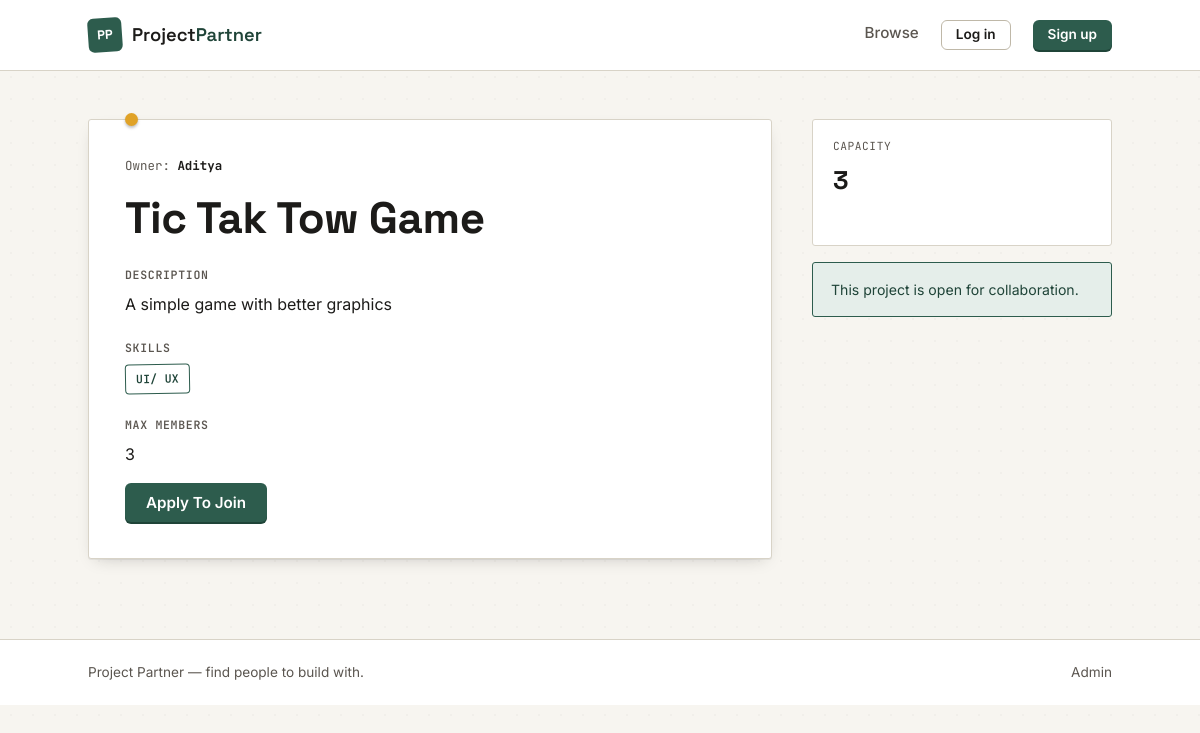
The app's page /project/3/ with its own data.
### projects/models.py (models this page shows, shortened)
class Project(models.Model):
    owner = models.ForeignKey(
        User,
        on_delete=models.CASCADE
    )
    title = models.CharField(max_length=200)
    description = models.TextField()
    required_skills = models.CharField(max_length=300)
    max_members = models.IntegerField()
    created_at = models.DateTimeField(auto_now_add=True)

### projects/views.py (the view)
def project_detail(request, project_id):
    project = get_object_or_404(
        Project,
        id=project_id
    )
    return render(
        request,
        'project_detail.html',
        {'project': project}
    )

### templates/project_detail.html
{% extends "base.html" %}
{% block content %}
<div class="wrap">
    <div class="detail-layout">
        <article class="detail-card">
            <p class="detail-card__owner">Owner: <strong>{{ project.owner }}</strong></p>
            <h1>{{ project.title }}</h1>
            <p class="detail-card__section-label">Description</p>
            <p>{{ project.description }}</p>
            <p class="detail-card__section-label">Skills</p>
            <div class="tag-row">
                <span class="tag tag--pine">{{ project.required_skills }}</span>
            </div>
            <p class="detail-card__section-label">Max Members</p>
            <p>{{ project.max_members }}</p>
            {% if request.user == project.owner %}
                <button type="button" class="btn btn--ghost">Edit Project</button>
            {% else %}
                <a href="{% url 'apply_to_join' project.id %}" class="btn btn--primary">Apply To Join</a>
            {% endif %}
        </article>
        <aside class="detail-sidebar">
            <div class="stat-box">
                <p class="stat-box__label">Capacity</p>
                <p class="stat-box__value">{{ project.max_members }}</p>
            </div>
            <div class="owner-note">
                This project is open for collaboration.
            </div>
        </aside>
    </div>
</div>
{% endblock %}

### static/css/style.css (style rules this page uses)
:root { --paper: #F7F5F0; --paper-raised: #FFFFFF; --ink: #1C1B19; --ink-soft: #5B5650; --rule: #D8D3C7; --rule-strong: #BFB8A8; --pine: #2D5C4D; --pine-deep: #1F4438; --pine-tint: #E5EEEA; --amber: #E0A227; --amber-deep: #B97F12; --amber-tint: #FBF0DA; --rust: #B5482E; --rust-tint: #F7E6E1; --font-display: 'Space Grotesk', system-ui, sans-serif; --font-body: 'Inter', system-ui, sans-serif; --font-mono: 'JetBrains Mono', ui-monospace, monospace; --radius-card: 3px; --radius-pill: 999px; --shadow-pin: 0 1px 0 rgba(28,27,25,0.06), 0 6px 16px -8px rgba(28,27,25,0.25); --shadow-pin-hover: 0 1px 0 rgba(28,27,25,0.08), 0 14px 28px -12px rgba(28,27,25,0.35); }
* { box-sizing: border-box; }
html { scroll-behavior: smooth; }
body { margin: 0; background: var(--paper); color: var(--ink); font-family: var(--font-body); font-size: 16px; line-height: 1.55; -webkit-font-smoothing: antialiased; position: relative; }
.wrap { max-width: 1080px; margin: 0 auto; padding: 0 28px; position: relative; z-index: 1; }
h1, h2, h3, h4 { font-family: var(--font-display); font-weight: 600; line-height: 1.15; margin: 0 0 0.5em; letter-spacing: -0.01em; }
h1 { font-size: clamp(2rem, 4vw, 2.75rem); font-weight: 700; }
p { margin: 0 0 1em; color: var(--ink); }
a { color: var(--pine-deep); text-decoration: none; }
.btn { display: inline-flex; align-items: center; justify-content: center; gap: 6px; font-family: var(--font-body); font-weight: 600; font-size: 0.95rem; padding: 11px 20px; border-radius: 6px; border: 1.5px solid transparent; cursor: pointer; transition: transform 0.12s ease, box-shadow 0.12s ease, background-color 0.12s ease, border-color 0.12s ease; line-height: 1; }
.btn--primary { background: var(--pine); color: #fff; box-shadow: 0 2px 0 var(--pine-deep); }
.tag-row { display: flex; flex-wrap: wrap; gap: 8px; margin: 0 0 1em; }
.tag { display: inline-flex; align-items: center; font-family: var(--font-mono); font-size: 0.72rem; font-weight: 600; letter-spacing: 0.02em; text-transform: uppercase; padding: 5px 10px; border: 1.5px solid var(--ink); border-radius: 4px; background: transparent; color: var(--ink); transform: rotate(-1deg); }
.tag--pine { border-color: var(--pine); color: var(--pine-deep); }
.detail-layout { display: grid; grid-template-columns: 1fr 300px; gap: 40px; align-items: start; }
.detail-card { background: var(--paper-raised); border: 1px solid var(--rule); border-radius: var(--radius-card); padding: 36px; box-shadow: var(--shadow-pin); position: relative; }
.detail-card::before { content: ''; position: absolute; top: -7px; left: 36px; width: 13px; height: 13px; border-radius: 50%; background: var(--amber); box-shadow: 0 2px 3px rgba(0,0,0,0.25); }
.detail-card__owner { font-family: var(--font-mono); font-size: 0.78rem; color: var(--ink-soft); margin-bottom: 18px; }
.detail-card__owner strong { color: var(--ink); }
.detail-card h1 { margin-bottom: 14px; }
.detail-card__section-label { font-family: var(--font-mono); font-size: 0.72rem; text-transform: uppercase; letter-spacing: 0.06em; color: var(--ink-soft); font-weight: 600; margin: 22px 0 8px; }
.detail-sidebar { position: sticky; top: 24px; display: flex; flex-direction: column; gap: 16px; }
.stat-box { background: var(--paper-raised); border: 1px solid var(--rule); border-radius: var(--radius-card); padding: 18px 20px; }
.stat-box__label { font-family: var(--font-mono); font-size: 0.7rem; text-transform: uppercase; letter-spacing: 0.05em; color: var(--ink-soft); margin-bottom: 6px; }
.stat-box__value { font-family: var(--font-display); font-size: 1.6rem; font-weight: 700; }
.owner-note { background: var(--pine-tint); border: 1px solid var(--pine); border-radius: var(--radius-card); padding: 16px 18px; font-size: 0.88rem; color: var(--pine-deep); }

### records on screen
Project: owner "Aditya", title "Tic Tak Tow Game", description "A simple game with better graphics", required_skills "UI/ UX", max_members "3"
